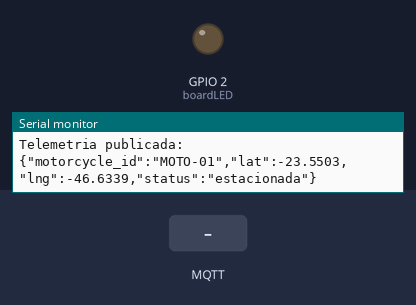
Recording of a program running on a simulated ESP32. Parts: output pins drawn as LEDs (lit = HIGH), the last lines printed to the serial monitor. The inputs (shaded band) are chosen by the test bench. WiFi joins after 1.5 s; servers stay silent unless stated; random numbers use the default seed unless the program sets one; no MQTT or app messages arrive unless stated.

Above: at 2.7 s.
2.8 s: MQTT message "set_status" arrives on the first subscribed topic
At 11.79 s:
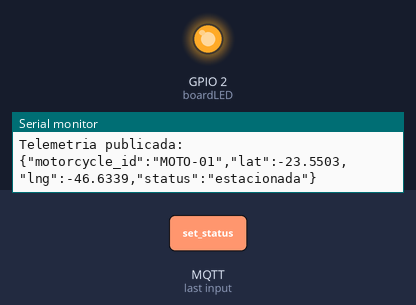
Timing chart, 0 to 13.4 s (numbered marks = the images above; inputs shaded):
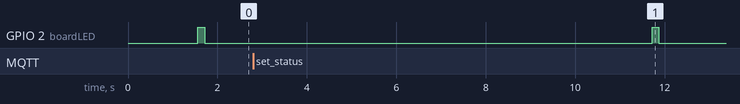

The program:

main.cpp
```cpp
#include <WiFi.h>
#include <PubSubClient.h>
#include <ArduinoJson.h>

#define boardLED 2

// --- CONFIGURAÇÕES ---
const char *MOTORCYCLE_ID = "MOTO-01";
const char *SSID = "Wokwi-GUEST";
const char *PASSWORD = "";
const char *BROKER_MQTT = "broker.hivemq.com";
const int BROKER_PORT = 1883;

#define TOPICO_PUBLISH "fma/patio/motos"
// O tópico de subscrição agora é dinâmico

// Coordenadas pré-definidas para simular vagas no pátio
const float lats[] = {-23.5501, -23.5503, -23.5505, -23.5507, -23.5509};
const float lngs[] = {-46.6331, -46.6333, -46.6335, -46.6337, -46.6339};
const int num_coords = 5;

// --- VARIÁVEIS GLOBAIS ---
WiFiClient espClient;
PubSubClient MQTT(espClient);
char json_buffer[256];
char topic_subscribe_buffer[100];
const char* motorcycle_status = "estacionada";
float current_lat;
float current_lng;

void triggerFindMoto() {
  Serial.println("Comando 'find_moto' recebido! Piscando LED...");
  for (int i = 0; i < 10; i++) {
    digitalWrite(boardLED, HIGH);
    delay(100);
    digitalWrite(boardLED, LOW);
    delay(100);
  }
}

void callback(char* topic, byte* payload, unsigned int length) {
  Serial.print("Mensagem recebida no tópico: ");
  Serial.println(topic);
  Serial.print("Payload: ");
  String message;
  for (int i = 0; i < length; i++) {
    message += (char)payload[i];
  }
  Serial.println(message);

  StaticJsonDocument<100> doc;
  deserializeJson(doc, payload, length);
  const char* command = doc["command"];

  if (strcmp(command, "set_status") == 0) {
    const char* new_status = doc["status"];
    if (new_status) {
      motorcycle_status = new_status;
      Serial.print("Status da moto alterado para: ");
      Serial.println(motorcycle_status);
    }
  } else if (strcmp(command, "find_moto") == 0) {
    triggerFindMoto();
  }
}

void initWiFi() {
  WiFi.begin(SSID, PASSWORD);
  Serial.print("Conectando ao Wi-Fi");
  while (WiFi.status() != WL_CONNECTED) {
    delay(500);
    Serial.print(".");
  }
  Serial.println("\nWi-Fi conectado!");
  Serial.print("IP: ");
  Serial.println(WiFi.localIP());
}

void initMQTT() {
  MQTT.setServer(BROKER_MQTT, BROKER_PORT);
  MQTT.setCallback(callback);

  // Cria o tópico de subscrição dinamicamente
  snprintf(topic_subscribe_buffer, sizeof(topic_subscribe_buffer), "fma/patio/motos/%s/cmd", MOTORCYCLE_ID);

  while (!MQTT.connected()) {
    Serial.println("Conectando ao Broker MQTT...");
    if (MQTT.connect(MOTORCYCLE_ID)) {
      Serial.println("Conectado ao Broker!");
      MQTT.subscribe(topic_subscribe_buffer);
      Serial.print("Inscrito no tópico: ");
      Serial.println(topic_subscribe_buffer);
    } else {
      Serial.print("Falha na conexão. Estado: ");
      Serial.print(MQTT.state());
      Serial.println(" Tentando novamente em 2 segundos");
      delay(2000);
    }
  }
}

void checkConnections() {
  if (WiFi.status() != WL_CONNECTED) {
    Serial.println("Conexão Wi-Fi perdida. Reconectando...");
    initWiFi();
  }
  if (!MQTT.connected()) {
    Serial.println("Conexão MQTT perdida. Reconectando...");
    initMQTT();
  }
  MQTT.loop();
}

void publishTelemetry() {
  // Se a moto está "em movimento", sorteia uma nova posição
  if (strcmp(motorcycle_status, "em_movimento") == 0) {
    current_lat = lats[random(0, num_coords)];
    current_lng = lngs[random(0, num_coords)];
  }
  // Se estiver parada ou em manutenção, ela permanece no mesmo lugar.

  StaticJsonDocument<200> doc;
  doc["motorcycle_id"] = MOTORCYCLE_ID;
  doc["lat"] = current_lat;
  doc["lng"] = current_lng;
  doc["status"] = motorcycle_status;

  serializeJson(doc, json_buffer);

  if (MQTT.publish(TOPICO_PUBLISH, json_buffer)) {
    Serial.println("Telemetria publicada:");
    Serial.println(json_buffer);
  } else {
    Serial.println("Falha ao publicar telemetria.");
  }
}

void blinkLed() {
  digitalWrite(boardLED, HIGH);
  delay(150);
  digitalWrite(boardLED, LOW);
}

void setup() {
  Serial.begin(115200);
  pinMode(boardLED, OUTPUT);
  digitalWrite(boardLED, LOW);

  randomSeed(analogRead(0));

  // Define uma posição inicial aleatória
  current_lat = lats[random(0, num_coords)];
  current_lng = lngs[random(0, num_coords)];

  initWiFi();
  initMQTT();
}

void loop() {
  checkConnections();
  publishTelemetry();
  blinkLed();
  delay(10000);
}
```
